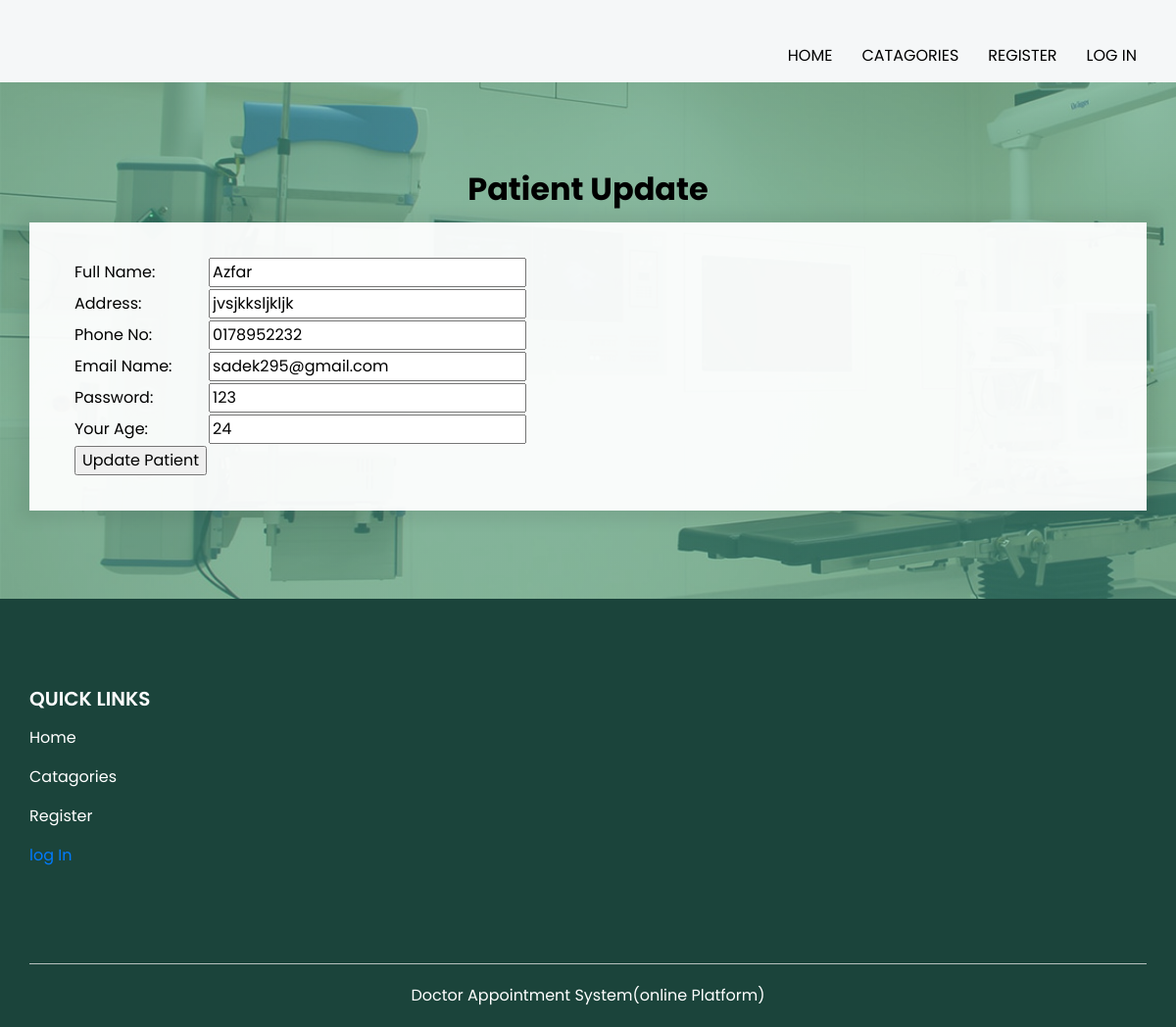
Page /patient_update.php?user_id=1 on the committed database.
### tables this page shows
CREATE TABLE `user` (
  `user_id` int(11) NOT NULL,
  `full_name` varchar(100) NOT NULL,
  `address` varchar(255) NOT NULL,
  `phone_no` varchar(20) NOT NULL,
  `email_name` varchar(100) NOT NULL,
  `password` varchar(255) NOT NULL,
  `age` int(11) NOT NULL,
  `gender` varchar(15) NOT NULL
);

### patient_update.php (the view, shortened to what this page needs)
<?php include('data_con/database.php');
?>
<!DOCTYPE html>
<html>
<head>
  <link rel="stylesheet" type="text/css" href="css/bootstrap.css" />
  <link rel="stylesheet" href="https://cdnjs.cloudflare.com/ajax/libs/jquery-nice-select/1.1.0/css/nice-select.min.css" />
  <link rel="stylesheet" href="https://cdnjs.cloudflare.com/ajax/libs/bootstrap-datepicker/1.3.0/css/datepicker.css">
  <link href="css/style.css" rel="stylesheet" />
  <link href="css/responsive.css" rel="stylesheet" />
</head>
<body class="sub_page">
  <div class="hero_area">
    <header class="header_section">
      <div class="container-fluid">
        <nav class="navbar navbar-expand-lg custom_nav-container ">
          <div class="collapse navbar-collapse ml-auto" id="navbarSupportedContent">
            <ul class="navbar-nav  ml-auto">
              <li class="nav-item ">
                <a class="nav-link" href="index.php">Home </a>
              </li>
              <li class="nav-item">
                <a class="nav-link" href="catagories.php"> Catagories </a>
              </li>
              <li class="nav-item">
                <a class="nav-link" href="appointment.php"> Register </a>
              </li>
              <li class="nav-item">
              <?php
                              if(isset($_SESSION['email_name']))
                              {
                                echo "<a class='nav-link scrollto' href='logout.php'>log Out</a>";
                              }
                              else
                              {
                                echo  "<a class='nav-link scrollto'  href='login.php'>log In</a>";
                              }
                            ?>
              </li>
            </ul>
          </div>
        </nav>
      </div>
    </header>
  </div>
  <section class="book_section layout_padding">
  <div class="container">
      <div class="heading_container heading_center">
        <h2>
          Patient Update
        </h2>
      </div>
    </div>
    <div class="container">
      <div class="row">
        <div class="col">
        <?php
    if(isset($_GET['user_id']))
    {
        $user_id = $_GET['user_id'];
        $sql = "SELECT * FROM user WHERE user_id=$user_id";
        $res = mysqli_query($con, $sql);
        $count = mysqli_num_rows($res);
        if($count==1)
        {
            $row = mysqli_fetch_assoc($res);
            $full_name = $row['full_name'];
            $address = $row['address'];
            $phone_no = $row['phone_no'];
            $email_name = $row['email_name'];
            $password = $row['password'];
            $age = $row['age'];
        }
        else
        {
            $_SESSION['no-category-found'] = "<div class='error'>Patient not Found.</div>";
            header('location:'.SITEURL.'patient_view.php');
        }
    }
    else
    {
        header('location:'.SITEURL.'patient_view.php');
    }
?>
          <form action="" method="POST" enctype="multipart/form-data">
            <table class="table-30">
                <tr>
                    <td>Full Name: </td>
                    <td>
                        <input type="text" name="full_name" value="<?php echo $full_name; ?>">
                    </td>
                </tr>
                <tr>
                    <td>Address: </td>
                    <td>
                        <input type="text" name="address" value="<?php echo $address; ?>">
                    </td>
                </tr>
                <tr>
                    <td>Phone No: </td>
                    <td>
                        <input type="text" name="phone_no" value="<?php echo $phone_no; ?>">
                    </td>
                </tr>
                <tr>
                    <td>Email Name: </td>
                    <td>
                        <input type="text" name="email_name" value="<?php echo $email_name; ?>">
                    </td>
                </tr>
                <tr>
                    <td>Password: </td>
                    <td>
                        <input type="text" name="password" value="<?php echo $password; ?>">
                    </td>
                </tr>
                <tr>
                    <td>Your Age: </td>
                    <td>
                        <input type="text" name="age" value="<?php echo $age; ?>">
                    </td>
                </tr>
                <tr>
                    <td>
                        <input type="submit" name="submit" value="Update Patient" class="btn-update">
                    </td>
                </tr>
            </table>
</form>
        </div>
      </div>
    </div>
  </section>
  <section class="info_section layout_padding">
    <div class="container">
      <div class="row">
        <div class="col-md-3">
          <div class="info_menu">
            <h5>
              QUICK LINKS
            </h5>
            <ul class="navbar-nav  ">
              <li class="nav-item ">
                <a class="nav-link" href="index.php">Home <span class="sr-only">(current)</span></a>
              </li>
              <li class="nav-item">
                <a class="nav-link" href="catagories.php"> Catagories </a>
              </li>
              <li class="nav-item">
                <a class="nav-link" href="doctorinfo.php"> Register </a>
              </li>
              <?php
                              if(isset($_SESSION['email_name']))
                              {
                                echo "<a class='nav-link scrollto' href='logout.php'>log Out</a>";
                              }
                              else
                              {
                                echo  "<a class='nav-link scrollto'  href='login.php'>log In</a>";
                              }
                            ?>
            </ul>
          </div>
        </div>
        <div class="col-md-3">
        </div>
      </div>
    </div>
  </section>
  <footer class="container-fluid footer_section">
    <div class="container">
      <p>
        Doctor Appointment System(online Platform)
      </p>
    </div>
  </footer>
</body>
</html>

### css/style.css (style rules this page uses)
body { font-family: "Poppins", sans-serif; color: #000000; background-color: #ffffff; }
.layout_padding { padding: 90px 0; }
.heading_container { display: -webkit-box; display: -ms-flexbox; display: flex; -webkit-box-orient: vertical; -webkit-box-direction: normal; -ms-flex-direction: column; flex-direction: column; -webkit-box-align: start; -ms-flex-align: start; align-items: flex-start; }
.heading_container h2 { font-weight: bold; position: relative; margin-bottom: 15px; display: -webkit-box; display: -ms-flexbox; display: flex; -webkit-box-align: center; -ms-flex-align: center; align-items: center; }
.heading_container.heading_center { -webkit-box-align: center; -ms-flex-align: center; align-items: center; text-align: center; }
.hero_area { min-height: 100vh; background-color: #d0e6fc; background-color: #f5f7f8; }
.sub_page .hero_area { min-height: auto; }
.header_section .container-fluid { padding-right: 25px; padding-left: 25px; }
.custom_nav-container .navbar-nav .nav-item .nav-link { padding: 45px 15px 15px; color: #000000; text-align: center; position: relative; text-transform: uppercase; }
a, a:hover, a:focus { text-decoration: none; }
.custom_nav-container { z-index: 99999; padding: 0; }
.book_section { background-image: -webkit-gradient(linear, left top, right top, from(rgba(86, 188, 164, 0.55)), to(rgba(86, 188, 164, 0.55))), url(../images/book-bg.jpg); background-image: linear-gradient(to right, rgba(86, 188, 164, 0.55), rgba(86, 188, 164, 0.55)), url(../images/book-bg.jpg); background-size: cover; color: #000000; }
.book_section form { padding: 35px 45px; background-color: rgba(255, 255, 255, 0.95); -webkit-box-shadow: 0 0 15px 10px rgba(0, 0, 0, 0.07); box-shadow: 0 0 15px 10px rgba(0, 0, 0, 0.07); }
.info_section { background-color: #1b443b; color: #ffffff; }
.info_section h5 { text-transform: uppercase; font-weight: 600; }
.info_section .info_menu .navbar-nav .nav-item .nav-link { color: #ffffff; }
.footer_section { background-color: #1b443b; }
.footer_section p { padding: 20px 0; color: #ffffff; margin: 0 auto; text-align: center; border-top: 1px solid rgba(224, 224, 224, 0.8); }

### css/responsive.css (style rules this page uses)
@media (min-width: 1200px) { .container { max-width: 1170px; } }

### rows in the picture
user: full_name "Azfar", address "jvsjkksljkljk", phone_no "0178952232", email_name "sadek295@gmail.com", password "123", age "24"
